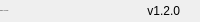
              <widget class="QFrame" name="bottomBar">
               <property name="minimumSize">
                <size>
                 <width>0</width>
                 <height>22</height>
                </size>
               </property>
               <property name="maximumSize">
                <size>
                 <width>16777215</width>
                 <height>22</height>
                </size>
               </property>
               <property name="frameShape">
                <enum>QFrame::NoFrame</enum>
               </property>
               <property name="frameShadow">
                <enum>QFrame::Raised</enum>
               </property>
               <layout class="QHBoxLayout" name="horizontalLayout_5">
                <property name="spacing">
                 <number>0</number>
                </property>
                <property name="leftMargin">
                 <number>0</number>
                </property>
                <property name="topMargin">
                 <number>0</number>
                </property>
                <property name="rightMargin">
                 <number>0</number>
                </property>
                <property name="bottomMargin">
                 <number>0</number>
                </property>
                <item>
                 <widget class="QLabel" name="creditsLabel">
                  <property name="maximumSize">
                   <size>
                    <width>16777215</width>
                    <height>16</height>
                   </size>
                  </property>
                  <property name="font">
                   <font>
                    <family>Segoe UI</family>
                    <pointsize>-1</pointsize>
                    <weight>50</weight>
                    <italic>false</italic>
                    <bold>false</bold>
                   </font>
                  </property>
                  <property name="text">
                   <string>Made By KUDONG</string>
                  </property>
                  <property name="alignment">
                   <set>Qt::AlignLeading|Qt::AlignLeft|Qt::AlignVCenter</set>
                  </property>
                 </widget>
                </item>
                <item>
                 <widget class="QLabel" name="version">
                  <property name="text">
                   <string>v1.2.0</string>
                  </property>
                  <property name="alignment">
                   <set>Qt::AlignRight|Qt::AlignTrailing|Qt::AlignVCenter</set>
                  </property>
                 </widget>
                </item>
                <item>
                 <widget class="QFrame" name="frame_size_grip">
                  <property name="minimumSize">
                   <size>
                    <width>20</width>
                    <height>0</height>
                   </size>
                  </property>
                  <property name="maximumSize">
                   <size>
                    <width>20</width>
                    <height>16777215</height>
                   </size>
                  </property>
                  <property name="frameShape">
                   <enum>QFrame::NoFrame</enum>
                  </property>
                  <property name="frameShadow">
                   <enum>QFrame::Raised</enum>
                  </property>
                 </widget>
                </item>
               </layout>
              </widget>
